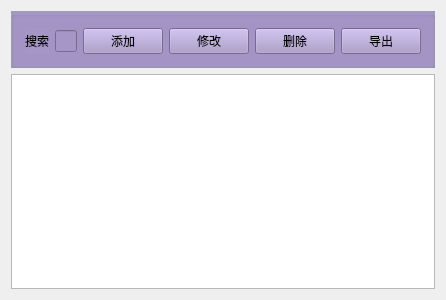
<?xml version="1.0" encoding="UTF-8"?>
<ui version="4.0">
 <class>information</class>
 <widget class="QWidget" name="information">
  <property name="geometry">
   <rect>
    <x>0</x>
    <y>0</y>
    <width>400</width>
    <height>300</height>
   </rect>
  </property>
  <property name="windowTitle">
   <string>information</string>
  </property>
  <layout class="QGridLayout" name="gridLayout">
   <item row="0" column="0">
    <widget class="QGroupBox" name="groupBox_4">
     <property name="styleSheet">
      <string notr="true">background-color: rgb(166, 150, 200);</string>
     </property>
     <property name="title">
      <string/>
     </property>
     <layout class="QHBoxLayout" name="horizontalLayout_8" stretch="0,6,1,0,0,0">
      <item>
       <widget class="QLabel" name="label">
        <property name="text">
         <string>搜索</string>
        </property>
       </widget>
      </item>
      <item>
       <widget class="QLineEdit" name="lineEdit_te"/>
      </item>
      <item>
       <widget class="QPushButton" name="te_insertbtn">
        <property name="text">
         <string>添加</string>
        </property>
        <property name="iconSize">
         <size>
          <width>10</width>
          <height>10</height>
         </size>
        </property>
       </widget>
      </item>
      <item>
       <widget class="QPushButton" name="te_updatebtn">
        <property name="text">
         <string>修改</string>
        </property>
       </widget>
      </item>
      <item>
       <widget class="QPushButton" name="te_deletebtn">
        <property name="text">
         <string>删除</string>
        </property>
       </widget>
      </item>
      <item>
       <widget class="QPushButton" name="outputbtn">
        <property name="text">
         <string>导出</string>
        </property>
       </widget>
      </item>
     </layout>
    </widget>
   </item>
   <item row="1" column="0">
    <widget class="QTableView" name="tableView"/>
   </item>
  </layout>
 </widget>
 <layoutdefault spacing="6" margin="11"/>
 <resources/>
 <connections/>
</ui>
